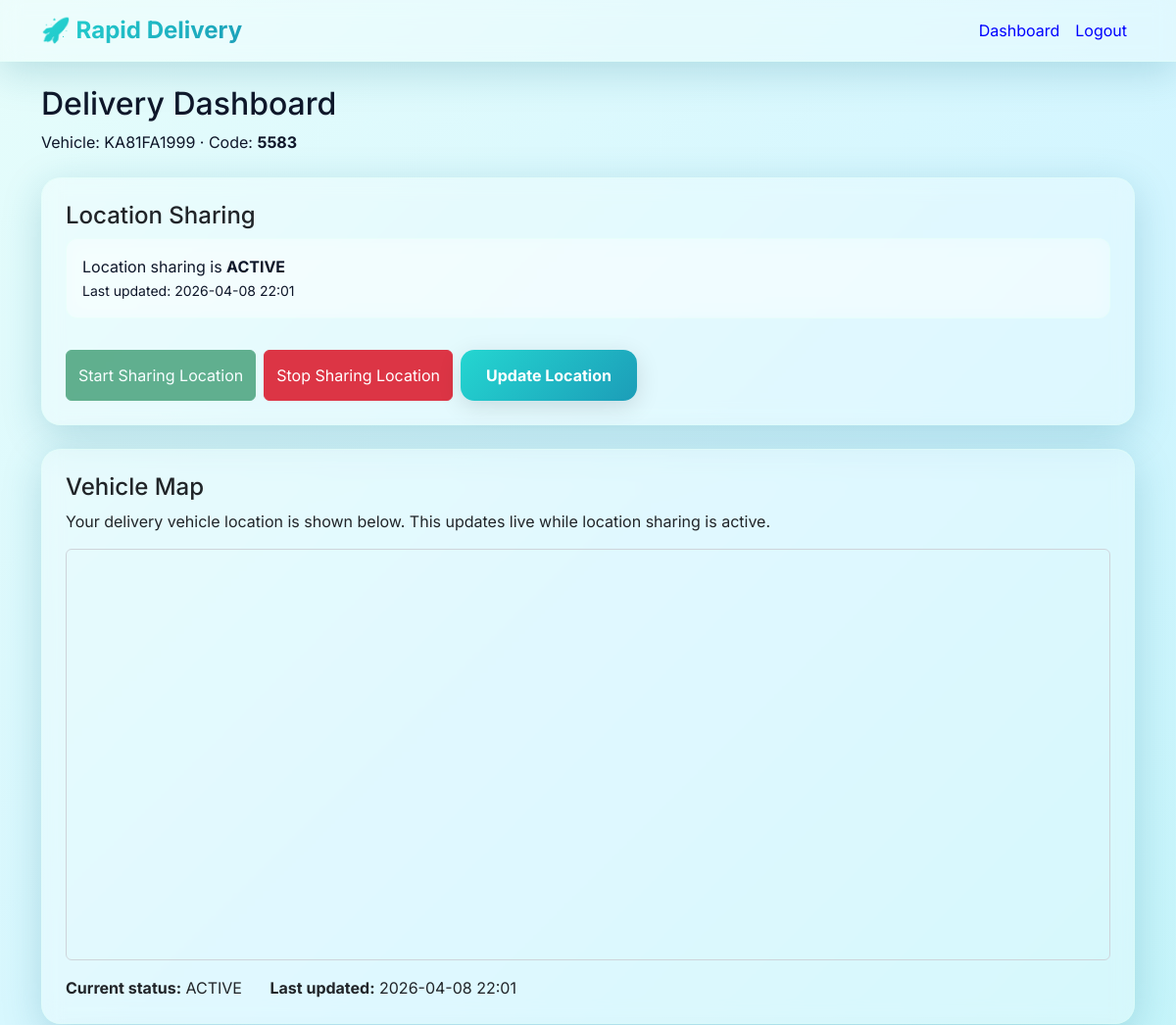
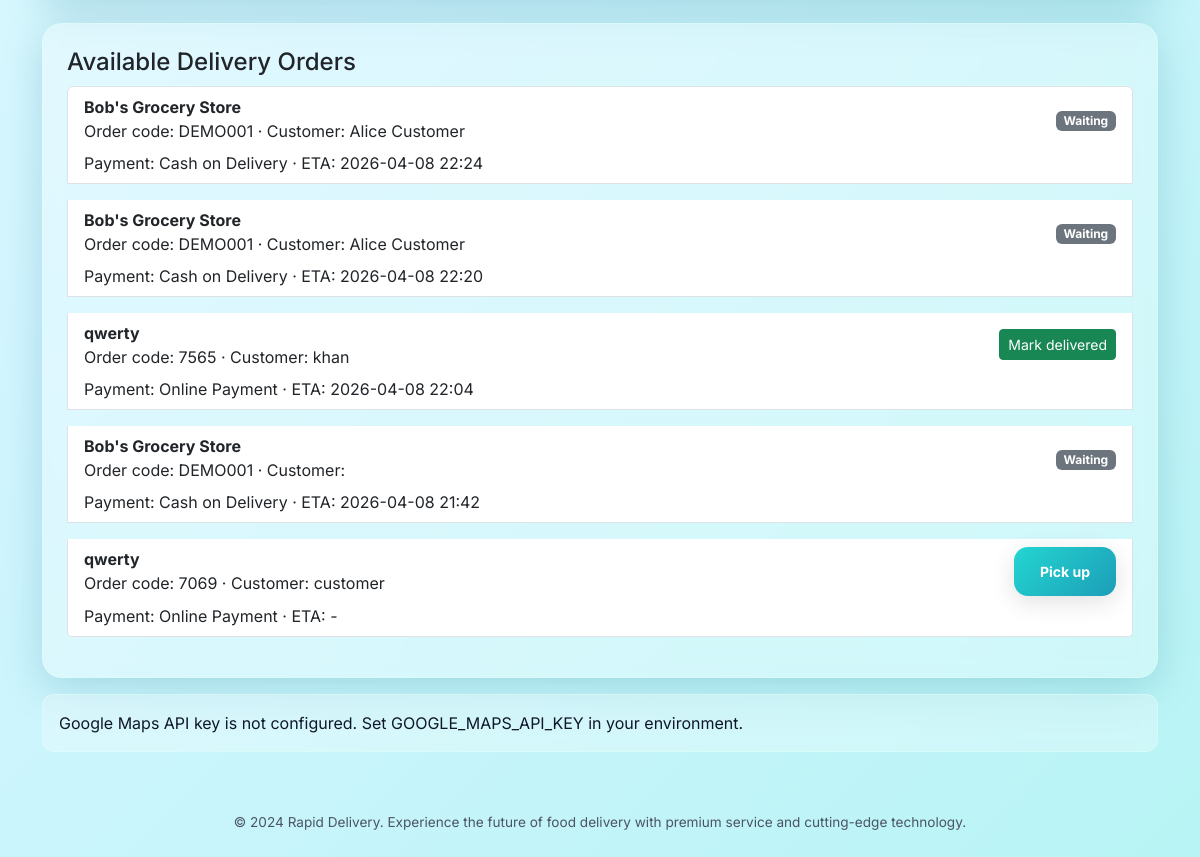
The page /dashboard (signed in) on the database its author committed (2 pictures, top to bottom).
### app.py (models this page shows, shortened)
class User(db.Model, UserMixin):
    id = db.Column(db.Integer, primary_key=True)
    name = db.Column(db.String(120), nullable=False)
    email = db.Column(db.String(120), unique=True, nullable=False)
    password_hash = db.Column(db.String(255), nullable=False)
    role = db.Column(db.String(30), nullable=False)
    shop_name = db.Column(db.String(120))
    address = db.Column(db.String(255))
    phone = db.Column(db.String(40))
    vehicle_number = db.Column(db.String(40))
    otp = db.Column(db.String(10))
    otp_expiry = db.Column(db.DateTime)
    tracking_code = db.Column(db.String(6), unique=True)
    current_lat = db.Column(db.Float)
    current_lng = db.Column(db.Float)
    location_updated_at = db.Column(db.DateTime)
    is_sharing_location = db.Column(db.Boolean, default=False)

class Order(db.Model):
    id = db.Column(db.Integer, primary_key=True)
    customer_id = db.Column(db.Integer, db.ForeignKey('user.id'), nullable=False)
    shop_id = db.Column(db.Integer, db.ForeignKey('shop.id'), nullable=False)
    delivery_id = db.Column(db.Integer, db.ForeignKey('user.id'))
    code = db.Column(db.String(6), nullable=False)
    status = db.Column(db.String(40), default='New')
    payment_method = db.Column(db.String(30), nullable=False)
    total_amount = db.Column(db.Float, nullable=False)
    created_at = db.Column(db.DateTime, default=datetime.utcnow)
    eta = db.Column(db.DateTime)
    pickup_lat = db.Column(db.Float)
    pickup_lng = db.Column(db.Float)
    delivery_lat = db.Column(db.Float)
    delivery_lng = db.Column(db.Float)
    razorpay_order_id = db.Column(db.String(100))
    razorpay_payment_id = db.Column(db.String(100))
    customer = db.relationship('User', foreign_keys=[customer_id])
    shop = db.relationship('Shop')
    delivery = db.relationship('User', foreign_keys=[delivery_id])
    items = db.relationship('OrderItem', backref='order', lazy=True)

class Shop(db.Model):
    id = db.Column(db.Integer, primary_key=True)
    owner_id = db.Column(db.Integer, db.ForeignKey('user.id'), nullable=False)
    name = db.Column(db.String(120), nullable=False)
    description = db.Column(db.String(255), nullable=False)
    rating = db.Column(db.Float, default=4.6)
    scanner_filename = db.Column(db.String(255))
    latitude = db.Column(db.Float)
    longitude = db.Column(db.Float)
    owner = db.relationship('User', backref='shops')

### app.py (the view, shortened to what this page needs)
@app.route('/dashboard')
@login_required
def dashboard():
    print(f"Dashboard accessed by user: {current_user.id}, role: {current_user.role}")
    if current_user.role == ROLE_CUSTOMER:
        shops = Shop.query.all()
        orders = Order.query.filter_by(customer_id=current_user.id).order_by(Order.created_at.desc()).all()
        return render_template('dashboard_customer.html', shops=shops, orders=orders)
    if current_user.role == ROLE_DELIVERY:
        orders = Order.query.filter(Order.status.in_(['Accepted', 'On the way'])).order_by(Order.created_at.desc()).all()
        return render_template('dashboard_delivery.html', orders=orders, google_maps_api_key=app.config.get('GOOGLE_MAPS_API_KEY'))

### app.py (called while the page is built)
@login_manager.user_loader
def load_user(user_id):
    return User.query.get(int(user_id))

@app.context_processor
def inject_google_maps_key():
    return {'google_maps_api_key': app.config.get('GOOGLE_MAPS_API_KEY', '')}

@app.template_filter('format_datetime')
def format_datetime(value):
    if not value:
        return '-'
    return value.strftime('%Y-%m-%d %H:%M')

### templates/dashboard_delivery.html (shortened to what this page needs)
{% extends 'base.html' %}
{% block content %}
<div class="mb-4">
  <h2>Delivery Dashboard</h2>
  <p class="small-note">Vehicle: {{ current_user.vehicle_number or 'Not set' }} · Code: <strong>{{ current_user.tracking_code }}</strong></p>
</div>
<div class="row gy-4 mb-4">
  <div class="col-12">
    <div class="card card-shadow p-4">
      <h4> Location Sharing</h4>
      <div id="location-status" class="mb-3">
        {% if current_user.is_sharing_location %}
          <div class="alert alert-success">
             Location sharing is <strong>ACTIVE</strong>
            {% if current_user.location_updated_at %}
              <br><small>Last updated: {{ current_user.location_updated_at|format_datetime }}</small>
            {% endif %}
          </div>
        {% else %}
          <div class="alert alert-warning">
            <i class="fas fa-exclamation-triangle"></i> Location sharing is <strong>INACTIVE</strong>
          </div>
        {% endif %}
      </div>
      <div class="d-flex gap-2">
        <button id="start-location-btn" class="btn btn-success" {% if current_user.is_sharing_location %}disabled{% endif %}>
           Start Sharing Location
        </button>
        <button id="stop-location-btn" class="btn btn-danger" {% if not current_user.is_sharing_location %}disabled{% endif %}>
           Stop Sharing Location
        </button>
        <button id="update-location-btn" class="btn btn-primary" {% if not current_user.is_sharing_location %}disabled{% endif %}>
           Update Location
        </button>
      </div>
    </div>
  </div>
</div>
<div class="row gy-4 mb-4">
  <div class="col-12">
    <div class="card card-shadow p-4">
      <h4> Vehicle Map</h4>
      <p class="small-note">Your delivery vehicle location is shown below. This updates live while location sharing is active.</p>
      <div id="vehicle-tracking-map" style="height: 420px; width: 100%; border: 1px solid #ced4da; border-radius: .375rem;"></div>
      <div id="vehicle-map-status" class="mt-3">
        <span><strong>Current status:</strong> <span id="vehicle-status-text">{{ 'ACTIVE' if current_user.is_sharing_location else 'INACTIVE' }}</span></span>
        {% if current_user.location_updated_at %}
          <span class="ms-4"><strong>Last updated:</strong> {{ current_user.location_updated_at|format_datetime }}</span>
        {% endif %}
      </div>
    </div>
  </div>
</div>
<div class="row gy-4">
  <div class="col-12">
    <div class="card card-shadow p-4">
      <h4>Available Delivery Orders</h4>
      {% if orders %}
        <div class="list-group">
          {% for order in orders %}
            <div class="list-group-item mb-3">
              <div class="d-flex justify-content-between align-items-center">
                <div>
                  <strong>{{ order.shop.name }}</strong><br>
                  <span class="small-note">Order code: {{ order.code }} · Customer: {{ order.customer.name }}</span>
                </div>
                <div>
                  {% if order.status == 'Accepted' %}
                    <form method="post" action="{{ url_for('pickup_order', order_id=order.id) }}"><button class="btn btn-sm btn-primary">Pick up</button></form>
                  {% elif order.status == 'On the way' and order.delivery_id == current_user.id %}
                    <form method="post" action="{{ url_for('deliver_order', order_id=order.id) }}"><button class="btn btn-sm btn-success">Mark delivered</button></form>
                  {% else %}
                    <span class="badge bg-secondary">Waiting</span>
                  {% endif %}
                </div>
              </div>
              <div class="mt-2 small-note">Payment: {{ order.payment_method }} · ETA: {{ order.eta|format_datetime }}</div>
            </div>
          {% endfor %}
        </div>
      {% else %}
        <p>No orders ready for delivery yet.</p>
      {% endif %}
    </div>
  </div>
</div>
{% if google_maps_api_key %}
  <script async defer src="https://maps.googleapis.com/maps/api/js?key={{ google_maps_api_key }}&callback=initVehicleMap" onerror="alert('Google Maps failed to load. Check your API key and referrer restrictions.')"></script>
{% else %}
  <div class="alert alert-warning mt-3">Google Maps API key is not configured. Set GOOGLE_MAPS_API_KEY in your environment.</div>
{% endif %}
{% endblock %}

### templates/base.html (shortened to what this page needs)
<!doctype html>
<html lang="en">
<head>
  <link href="https://cdn.jsdelivr.net/npm/bootstrap@5.3.0/dist/css/bootstrap.min.css" rel="stylesheet">
  <link rel="stylesheet" href="/static/css/style.css">
</head>
<body>
<nav class="navbar navbar-expand-lg navbar-dark mb-4">
  <div class="container">
    <a class="navbar-brand" href="{{ url_for('dashboard') if current_user.is_authenticated else url_for('login') }}">
      🚀 Rapid Delivery
    </a>
    <div class="collapse navbar-collapse" id="navbarNav">
      <ul class="navbar-nav ms-auto">
        {% if current_user.is_authenticated %}
          <li class="nav-item"><a class="nav-link" href="{{ url_for('dashboard') }}"style="color: blue;">Dashboard</a></li>
          <li class="nav-item"><a class="nav-link" href="{{ url_for('logout') }}" style="color: blue;">Logout</a></li>
        {% else %}
          <li class="nav-item"><a class="nav-link" href="{{ url_for('login') }}" style="color: blue;">Login</a></li>
          <li class="nav-item"><a class="nav-link" href="{{ url_for('register') }}" style="color: blue;">Register</a></li>
        {% endif %}
      </ul>
    </div>
  </div>
</nav>
<div class="container">
  {% block content %}{% endblock %}
</div>
<div class="footer-note">
  <p>&copy; 2024 Rapid Delivery. Experience the future of food delivery with premium service and cutting-edge technology.</p>
</div>
</body>
</html>

### static/css/style.css (style rules this page uses)
:root { --primary-gradient: linear-gradient(135deg, #24d6d1 0%, #1c9db8 100%); --secondary-gradient: linear-gradient(135deg, #b8f2d5 0%, #72d6ec 100%); --glass-bg: rgba(255, 255, 255, 0.28); --glass-border: rgba(224, 255, 246, 0.45); --shadow-soft: 0 10px 40px 0 rgba(18, 119, 140, 0.22); --shadow-hard: 0 6px 24px rgba(0, 0, 0, 0.12); --text-primary: #0f172a; --text-secondary: #4b5563; --accent: #00c8ff; }
body { background: linear-gradient(135deg, #e6fdfb 0%, #d2f5ff 45%, #b8f4f5 100%); min-height: 100vh; font-family: 'Inter', -apple-system, BlinkMacSystemFont, 'Segoe UI', Roboto, sans-serif; color: var(--text-primary); }
.navbar { background: var(--glass-bg); backdrop-filter: blur(10px); -webkit-backdrop-filter: blur(10px); border-bottom: 1px solid var(--glass-border); box-shadow: var(--shadow-soft); }
.navbar-brand { font-weight: 700; background: var(--primary-gradient); -webkit-background-clip: text; -webkit-text-fill-color: transparent; background-clip: text; font-size: 1.5rem; }
.card-shadow { background: var(--glass-bg); backdrop-filter: blur(10px); -webkit-backdrop-filter: blur(10px); border: 1px solid var(--glass-border); border-radius: 20px; box-shadow: var(--shadow-soft); transition: all 0.3s ease; }
.btn-primary { background: var(--primary-gradient); border: none; border-radius: 14px; padding: 14px 26px; font-weight: 700; transition: all 0.3s ease; box-shadow: var(--shadow-hard); }
.alert { background: var(--glass-bg); backdrop-filter: blur(10px); border: 1px solid var(--glass-border); border-radius: 12px; color: var(--text-primary); }
.footer-note { font-size: 0.85rem; color: var(--text-secondary); text-align: center; margin-top: 40px; padding: 20px; }

### rows shown on the page
User: vehicle_number "KA81FA1999", tracking_code "5583", location_updated_at "2026-04-08 22:01", is_sharing_location "ACTIVE"
Order: shop.name "Bob's Grocery Store", code "DEMO001", customer.name "Alice Customer", status "Waiting", payment_method "Cash on Delivery", eta "2026-04-08 22:24"
Order: shop.name "Bob's Grocery Store", code "DEMO001", customer.name "Alice Customer", status "Waiting", payment_method "Cash on Delivery", eta "2026-04-08 22:20"
Order: shop.name "qwerty", code "7565", customer.name "khan", payment_method "Online Payment", eta "2026-04-08 22:04"
Order: shop.name "Bob's Grocery Store", code "DEMO001", status "Waiting", payment_method "Cash on Delivery", eta "2026-04-08 21:42"
Order: shop.name "qwerty", code "7069", customer.name "customer", payment_method "Online Payment", eta "-"
